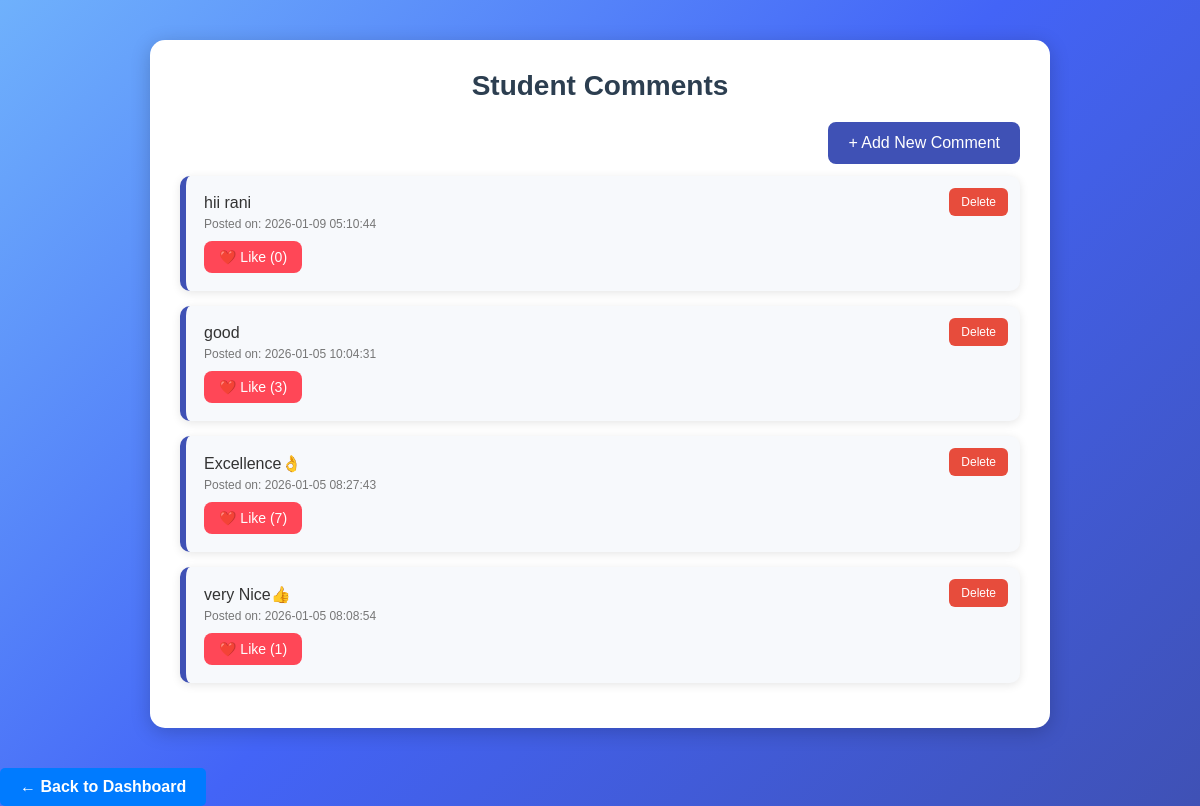
The page /view_comment.php on the database its author committed.
### tables this page shows
CREATE TABLE `comments` (
  `id` int(11) NOT NULL,
  `comment_text` varchar(255) DEFAULT NULL,
  `created_at` timestamp NOT NULL DEFAULT current_timestamp(),
  `likes` int(11) DEFAULT 0
);

### view_comment.php (the view, shortened to what this page needs)
<?php
include "db_Connect.php";
?>
<!DOCTYPE html>
<html>
<head>
</head>
<body>
<div class="container">
    <div class="title">Student Comments</div>
    <a href="add_comment.php" class="add-btn">+ Add New Comment</a>
    <br><br><br>
    <?php
    $sql = "SELECT * FROM comments ORDER BY created_at DESC";
    $result = $conn->query($sql);
    if ($result->num_rows > 0) {
        while ($row = $result->fetch_assoc()) {
            echo "<div class='comment-card'>";
            echo "<a class='delete-btn' href='delete_comment.php?id=".$row['id']."'
                    onclick=\"return confirm('Are you sure you want to delete this comment?');\">
                    Delete</a>";
            echo "<div class='comment-text'>".$row['comment_text']."</div>";
            echo "<span class='comment-date'>Posted on: ".$row['created_at']."</span>";
            echo "<a class='like-btn' href='like_comment.php?id=".$row['id']."'>
                    ❤️ Like (".$row['likes'].")
                  </a>";
            echo "</div>";
        }
    } else {
        echo "<p style='text-align:center; font-size:18px;'>No comments yet!</p>";
    }
    ?>
</div>
<a href="home.php" style="
display:inline-block;
padding:10px 20px;
background-color:#007bff;
color:white;
text-decoration:none;
border-radius:5px;
font-size:16px;
font-weight:bold;
">
← Back to Dashboard
</body>
</html>

### view_comment.php (style rules this page uses)
body { background: linear-gradient(135deg, #6fb1fc, #4364f7, #3f51b5); font-family: Arial, sans-serif; margin: 0; padding: 0; color: white; }
.container { width: 70%; margin: 40px auto; background: #ffffff; padding: 30px; border-radius: 15px; box-shadow: 0 4px 20px rgba(0,0,0,0.2); color: #333; }
.title { text-align: center; font-size: 28px; font-weight: bold; margin-bottom: 20px; color: #2C3E50; }
.comment-card { background: #f7f9fc; padding: 18px; margin-bottom: 15px; border-left: 6px solid #3f51b5; border-radius: 10px; box-shadow: 0 2px 10px rgba(0,0,0,0.1); position: relative; }
.comment-text { font-size: 16px; font-weight: 500; color: #333; }
.comment-date { font-size: 12px; color: #777; margin-top: 5px; display: block; }
.delete-btn { position: absolute; top: 12px; right: 12px; background: #e74c3c; color: white; padding: 7px 12px; border-radius: 6px; text-decoration: none; font-size: 12px; }
.like-btn { background: #ff4757; color: white; padding: 8px 15px; border-radius: 8px; text-decoration: none; font-size: 14px; display: inline-block; margin-top: 10px; }
.add-btn { display: inline-block; padding: 12px 20px; background: #3f51b5; color: white; border-radius: 8px; text-decoration: none; font-size: 16px; transition: 0.3s; float: right; }

### rows shown on the page
comments: comment_text "hii rani", created_at "2026-01-09 05:10:44", likes "0"
comments: comment_text "good", created_at "2026-01-05 10:04:31", likes "3"
comments: comment_text "Excellence👌", created_at "2026-01-05 08:27:43", likes "7"
comments: comment_text "very Nice👍", created_at "2026-01-05 08:08:54", likes "1"
